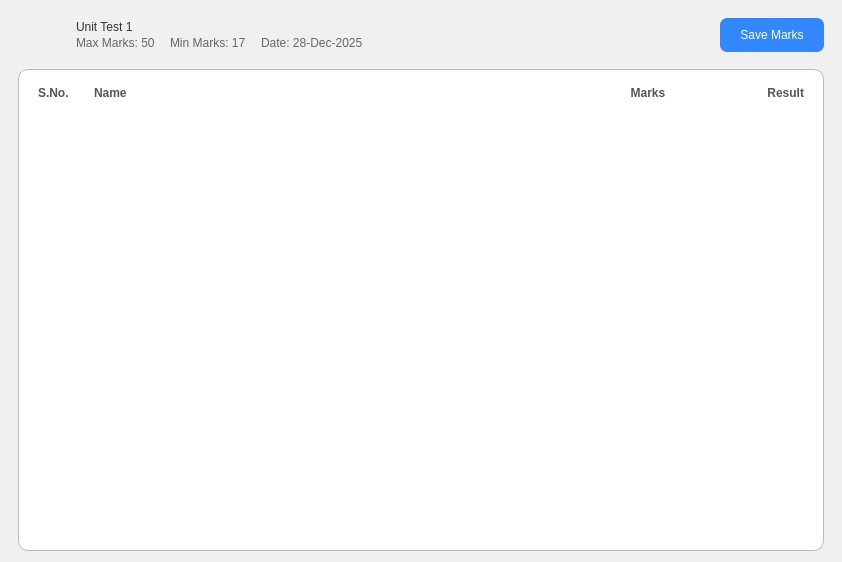
<?xml version="1.0" encoding="UTF-8"?>
<ui version="4.0">
 <class>test_details_page</class>
 <widget class="QWidget" name="test_details_page">
  <property name="geometry">
   <rect>
    <x>0</x>
    <y>0</y>
    <width>842</width>
    <height>562</height>
   </rect>
  </property>
  <property name="windowTitle">
   <string>Test Details</string>
  </property>
  <property name="styleSheet">
   <string notr="true">background-color: rgb(240, 240, 240);</string>
  </property>
  <layout class="QVBoxLayout" name="verticalLayout">
   <property name="spacing">
    <number>10</number>
   </property>
   <property name="leftMargin">
    <number>18</number>
   </property>
   <property name="rightMargin">
    <number>18</number>
   </property>
   <item>
    <widget class="QWidget" name="header_widget" native="true">
     <property name="styleSheet">
      <string notr="true">background-color: transparent;</string>
     </property>
     <layout class="QHBoxLayout" name="horizontalLayout_header">
      <property name="leftMargin">
       <number>0</number>
      </property>
      <property name="topMargin">
       <number>0</number>
      </property>
      <property name="rightMargin">
       <number>0</number>
      </property>
      <property name="bottomMargin">
       <number>0</number>
      </property>
      <item>
       <widget class="QPushButton" name="btn_back">
        <property name="cursor">
         <cursorShape>PointingHandCursor</cursorShape>
        </property>
        <property name="styleSheet">
         <string notr="true">
          QPushButton {
           border: none;
           border-radius: 20px;
           padding: 5px;
          }
          QPushButton:hover {
           background-color: #e0e0e0;
          }
         </string>
        </property>
        <property name="text">
         <string/>
        </property>
        <property name="icon">
         <iconset>
          <normaloff>icons/back.png</normaloff>icons/back.png</iconset>
        </property>
        <property name="iconSize">
         <size>
          <width>24</width>
          <height>24</height>
         </size>
        </property>
        <property name="fixedSize" stdset="0">
         <size>
          <width>40</width>
          <height>40</height>
         </size>
        </property>
       </widget>
      </item>
      <item>
       <widget class="QWidget" name="info_container" native="true">
        <layout class="QVBoxLayout" name="verticalLayout_info">
         <property name="spacing">
          <number>2</number>
         </property>
         <property name="leftMargin">
          <number>10</number>
         </property>
         <item>
          <widget class="QLabel" name="label_test_name">
           <property name="styleSheet">
            <string notr="true">font: 700 16pt &quot;Segoe UI&quot;; color: #333;</string>
           </property>
           <property name="text">
            <string>Unit Test 1</string>
           </property>
          </widget>
         </item>
         <item>
          <widget class="QWidget" name="details_row" native="true">
           <layout class="QHBoxLayout" name="horizontalLayout_details">
            <property name="spacing">
             <number>15</number>
            </property>
            <property name="leftMargin">
             <number>0</number>
            </property>
            <property name="topMargin">
             <number>0</number>
            </property>
            <property name="bottomMargin">
             <number>0</number>
            </property>
            <item>
             <widget class="QLabel" name="label_max">
              <property name="styleSheet">
               <string notr="true">font: 10pt &quot;Segoe UI&quot;; color: #666;</string>
              </property>
              <property name="text">
               <string>Max Marks: 50</string>
              </property>
             </widget>
            </item>
            <item>
             <widget class="QLabel" name="label_pass">
              <property name="styleSheet">
               <string notr="true">font: 10pt &quot;Segoe UI&quot;; color: #666;</string>
              </property>
              <property name="text">
               <string>Min Marks: 17</string>
              </property>
             </widget>
            </item>
            <item>
             <widget class="QLabel" name="label_date">
              <property name="styleSheet">
               <string notr="true">font: 10pt &quot;Segoe UI&quot;; color: #666;</string>
              </property>
              <property name="text">
               <string>Date: 28-Dec-2025</string>
              </property>
             </widget>
            </item>
            <item>
             <spacer name="horizontalSpacer_details">
              <property name="orientation">
               <enum>Qt::Orientation::Horizontal</enum>
              </property>
              <property name="sizeHint" stdset="0">
               <size>
                <width>0</width>
                <height>0</height>
               </size>
              </property>
             </spacer>
            </item>
           </layout>
          </widget>
         </item>
        </layout>
       </widget>
      </item>
      <item>
       <spacer name="horizontalSpacer_main">
        <property name="orientation">
         <enum>Qt::Orientation::Horizontal</enum>
        </property>
        <property name="sizeHint" stdset="0">
         <size>
          <width>0</width>
          <height>0</height>
         </size>
        </property>
       </spacer>
      </item>
      <item>
       <widget class="QPushButton" name="btn_save_marks">
        <property name="cursor">
         <cursorShape>PointingHandCursor</cursorShape>
        </property>
        <property name="styleSheet">
         <string notr="true">
color: #fff;
background : #3388FF;
border: none;
padding: 10px 20px;
font: 600 14px &quot;Segoe UI&quot;;
border-radius: 7px</string>
        </property>
        <property name="text">
         <string>Save Marks</string>
        </property>
        <property name="icon">
         <iconset>
          <normaloff>icons/save.png</normaloff>icons/save.png</iconset>
        </property>
       </widget>
      </item>
     </layout>
    </widget>
   </item>
   <item>
    <widget class="QWidget" name="container" native="true">
     <property name="styleSheet">
      <string notr="true">#container{background-color: rgb(255, 255, 255);
border:1px solid rgb(187, 187, 187); border-radius: 10px}</string>
     </property>
     <layout class="QVBoxLayout" name="verticalLayout_2">
      <property name="spacing">
       <number>0</number>
      </property>
      <property name="leftMargin">
       <number>3</number>
      </property>
      <property name="topMargin">
       <number>5</number>
      </property>
      <property name="rightMargin">
       <number>3</number>
      </property>
      <property name="bottomMargin">
       <number>5</number>
      </property>
      <item>
       <widget class="QFrame" name="tableHeader">
        <property name="sizePolicy">
         <sizepolicy hsizetype="Preferred" vsizetype="Fixed">
          <horstretch>0</horstretch>
          <verstretch>0</verstretch>
         </sizepolicy>
        </property>
        <property name="minimumSize">
         <size>
          <width>0</width>
          <height>0</height>
         </size>
        </property>
        <property name="styleSheet">
         <string notr="true">QFrame{boder:none; background-color:transparent;}

QLabel {
    font-size: 12px;
    color: #555;
    font-weight: 600;
border: none

}
          </string>
        </property>
        <layout class="QHBoxLayout" name="headerRowLayout">
         <property name="leftMargin">
          <number>17</number>
         </property>
         <property name="topMargin">
          <number>12</number>
         </property>
         <property name="rightMargin">
          <number>17</number>
         </property>
         <property name="bottomMargin">
          <number>12</number>
         </property>
         <item>
          <widget class="QLabel" name="label">
           <property name="sizePolicy">
            <sizepolicy hsizetype="Fixed" vsizetype="Preferred">
             <horstretch>0</horstretch>
             <verstretch>0</verstretch>
            </sizepolicy>
           </property>
           <property name="minimumSize">
            <size>
             <width>50</width>
             <height>0</height>
            </size>
           </property>
           <property name="text">
            <string>S.No.</string>
           </property>
          </widget>
         </item>
         <item>
          <widget class="QLabel" name="head_student">
           <property name="minimumSize">
            <size>
             <width>220</width>
             <height>0</height>
            </size>
           </property>
           <property name="text">
            <string>Name</string>
           </property>
          </widget>
         </item>
         <item>
          <widget class="QLabel" name="head_status">
           <property name="sizePolicy">
            <sizepolicy hsizetype="Fixed" vsizetype="Preferred">
             <horstretch>0</horstretch>
             <verstretch>0</verstretch>
            </sizepolicy>
           </property>
           <property name="minimumSize">
            <size>
             <width>100</width>
             <height>0</height>
            </size>
           </property>
           <property name="text">
            <string>Marks</string>
           </property>
           <property name="alignment">
            <set>Qt::AlignmentFlag::AlignCenter</set>
           </property>
          </widget>
         </item>
         <item>
          <widget class="QLabel" name="head_action">
           <property name="sizePolicy">
            <sizepolicy hsizetype="Fixed" vsizetype="Preferred">
             <horstretch>0</horstretch>
             <verstretch>0</verstretch>
            </sizepolicy>
           </property>
           <property name="minimumSize">
            <size>
             <width>100</width>
             <height>0</height>
            </size>
           </property>
           <property name="text">
            <string>Result</string>
           </property>
           <property name="alignment">
            <set>Qt::AlignmentFlag::AlignRight|Qt::AlignmentFlag::AlignTrailing|Qt::AlignmentFlag::AlignVCenter</set>
           </property>
          </widget>
         </item>
        </layout>
       </widget>
      </item>
      <item>
       <widget class="QScrollArea" name="scrollArea">
        <property name="styleSheet">
         <string notr="true">background-color: transparent;
</string>
        </property>
        <property name="frameShape">
         <enum>QFrame::Shape::NoFrame</enum>
        </property>
        <property name="widgetResizable">
         <bool>true</bool>
        </property>
        <widget class="QWidget" name="widget_2">
         <property name="geometry">
          <rect>
           <x>0</x>
           <y>0</y>
           <width>800</width>
           <height>418</height>
          </rect>
         </property>
         <property name="styleSheet">
          <string notr="true"/>
         </property>
         <layout class="QVBoxLayout" name="studentsLayout">
          <property name="spacing">
           <number>0</number>
          </property>
          <property name="leftMargin">
           <number>0</number>
          </property>
          <property name="topMargin">
           <number>0</number>
          </property>
          <property name="rightMargin">
           <number>0</number>
          </property>
          <item>
           <spacer name="verticalSpacer">
            <property name="orientation">
             <enum>Qt::Orientation::Vertical</enum>
            </property>
            <property name="sizeHint" stdset="0">
             <size>
              <width>20</width>
              <height>40</height>
             </size>
            </property>
           </spacer>
          </item>
         </layout>
        </widget>
       </widget>
      </item>
     </layout>
    </widget>
   </item>
  </layout>
 </widget>
 <resources/>
 <connections/>
</ui>
